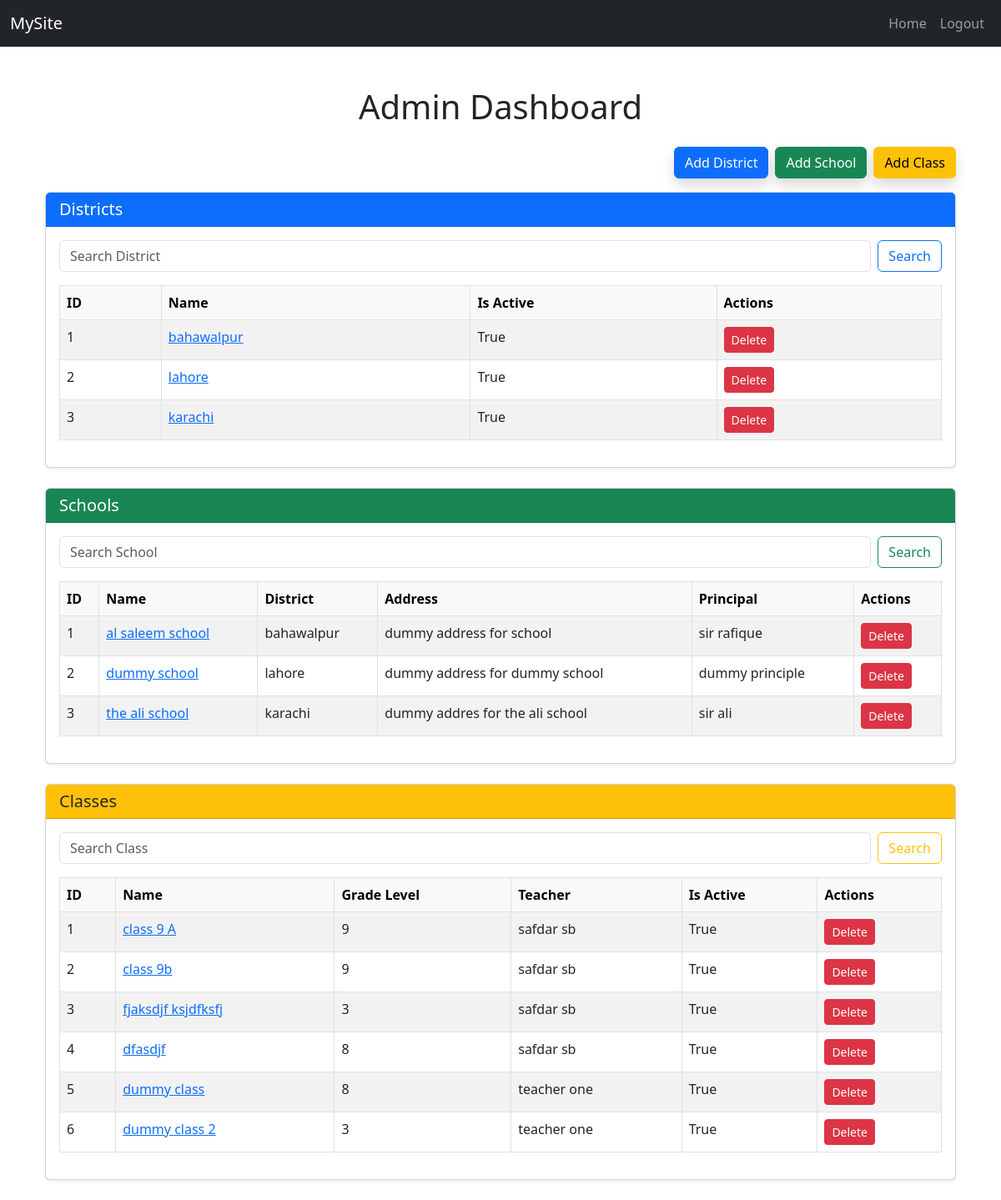
Before: /user/admin/dashboard/ (signed in) with the older database file.
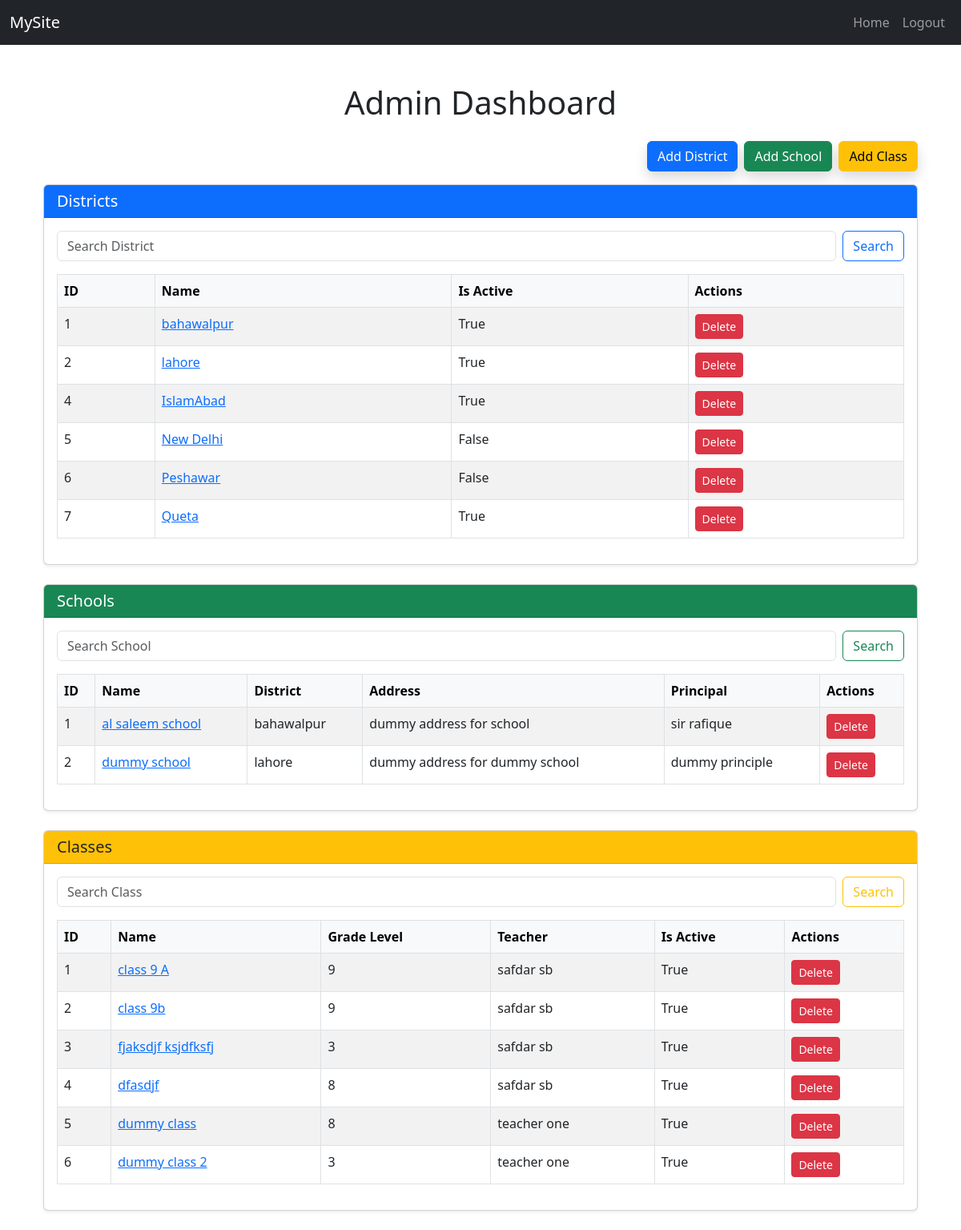
After: the same page with the newer database file.
### school/models.py (models this page shows, shortened)
class District(models.Model):
    id = models.AutoField(primary_key=True)
    name = models.CharField(max_length=255, unique=True, verbose_name="District Name")
    create_time = models.DateTimeField(auto_now_add=True, verbose_name="Created At")
    is_active = models.BooleanField(default=True, verbose_name="Is Active")
    def __str__(self):
        return self.name

class School(models.Model):
    id = models.AutoField(primary_key = True)
    name = models.CharField(max_length=255, unique=True, verbose_name="School")
    address = models.TextField(verbose_name="Address")
    principal = models.CharField(max_length=255)
    district = models.ForeignKey(District, on_delete=CASCADE, related_name="school_district")
    created_at = models.DateTimeField(auto_now_add=True)
    is_active = models.BooleanField(default=True, verbose_name="Is Active")
    def __str__(self):
        return self.name

class ClassRoom(models.Model):
    name = models.CharField(max_length=100)
    grade_level= models.IntegerField(validators=[validate_grade_level])
    school = models.ForeignKey(School, on_delete=models.CASCADE, related_name='classes')
    assigned_teacher = models.ForeignKey(
        User,
        on_delete=models.SET_NULL,
        null=True,
        blank=True,
        limit_choices_to={'role': 'teacher'},
        related_name='teaching_classes'
    )
    students = models.ManyToManyField(
        User,
        blank=True,
        limit_choices_to={'role': 'student'},
        related_name='enrolled_classes'
    )
    is_active = models.BooleanField(default=True, verbose_name="Is Active")
    created_at = models.DateTimeField(auto_now_add=True)
    class Meta:
        unique_together = ('name', 'school')  #here ensuring classname should be unique, we fullfilled one section or multiple section requirements here

### users/models.py (models this page shows)
class User(AbstractBaseUser, PermissionsMixin):
    ROLE_CHOICES = [
        ('admin', 'Admin'),
        ('teacher', 'Teacher'),
        ('student', 'Student'),
    ]
    email = models.EmailField(unique=True)
    full_name = models.CharField(max_length=255)
    is_active = models.BooleanField(default=True)
    is_staff = models.BooleanField(default=False)
    school = models.ForeignKey("school.School", on_delete=models.SET_NULL, null=True, blank=True)
    role = models.CharField(max_length=20, choices=ROLE_CHOICES, default='student')
    date_joined = models.DateTimeField(auto_now_add=True)
    objects = CustomUserManager()
    USERNAME_FIELD = 'email'
    REQUIRED_FIELDS = ['full_name']
    def __str__(self):
        return self.email
    def get_full_name(self):
        return self.full_name

### users/views.py (the view)
# urls.py: path('admin/dashboard/', views.admin_dashboard, name='admin_dashboard'),
@admin_required
def admin_dashboard(request):
    districts = District.objects.all()
    schools = School.objects.all()
    classes = ClassRoom.objects.all()
    district_form = DistrictForm()
    school_form = SchoolForm()
    class_form = ClassForm()
    district_search_query = request.GET.get('district_search')
    if district_search_query:
        districts = districts.filter(name__icontain=district_search_query)
    school_search_query = request.GET.get('school_search')
    if school_search_query:
        schools = schools.filter(name__icontain = school_search_query)
    class_search_query = request.GET.get('class_search')
    if class_search_query:
        classes = classes.filter(name__icontain = class_search_query)
    selected_district_id = request.GET.get('district_id')
    if selected_district_id:
        schools = schools.filter(district_id = selected_district_id)
    if request.method == 'POST' and 'add_district' in request.POST:
        district_form = DistrictForm(request.POST)
        if district_form.is_valid():
            district_form.save()
            return redirect('admin_dashboard')
    if request.method == 'POST' and 'add_school' in request.POST:
        school_form = SchoolForm(request.POST)
        if school_form:
            school_form.save()
            return redirect('admin_dashboard')
    selected_school_id = request.GET.get('school_id')
    if selected_school_id:
        classes = classes.filter(school_id = selected_school_id)
    if request.method == 'POST' and 'add_class' in request.POST:
        class_form = ClassForm(request.POST)
        if class_form.is_valid():
            class_form.save()
            return redirect('admin_dashboard')
    context = {
        'districts': districts,
        'schools': schools,
        'district_form':district_form,
        'school_form': school_form,
        'selected_district_id':selected_district_id,
        'classes': classes,
        'class_form': class_form,
        'selected_school_id': selected_school_id
    }
    return render(request, 'admin_dashboard.html', context)

### school/forms.py
class DistrictForm(forms.ModelForm):
    class Meta:
        model = District
        fields = ['name', 'is_active']

class SchoolForm(forms.ModelForm):
    class Meta:
        model = School
        fields = ['name', 'address','district', 'principal', 'is_active']

### users/templates/admin_dashboard.html (shortened to what this page needs)
{% extends 'base.html' %}
{% block content %}
<div class="container mt-5">
    <h1 class="text-center mb-4">Admin Dashboard</h1>
    <div class="d-flex justify-content-end mb-3 gap-2">
        <button class="btn btn-primary shadow" data-bs-toggle="modal" data-bs-target="#addDistrictModal">Add District</button>
        <button class="btn btn-success shadow" data-bs-toggle="modal" data-bs-target="#addSchoolModal">Add School</button>
        <button class="btn btn-warning shadow" data-bs-toggle="modal" data-bs-target="#addClassModal">Add Class</button>
    </div>
    <div class="card shadow-sm mb-4">
        <div class="card-header bg-primary text-white">
            <h5 class="mb-0">Districts</h5>
        </div>
        <div class="card-body">
            <form method="get" class="mb-3 d-flex gap-2">
                <input type="text" name="district_search" class="form-control" placeholder="Search District" value="{{ request.GET.district_search }}">
                <button type="submit" class="btn btn-outline-primary">Search</button>
            </form>
            <table class="table table-bordered table-hover table-striped">
                <thead class="table-light">
                    <tr>
                        <th>ID</th>
                        <th>Name</th>
                        <th>Is Active</th>
                        <th>Actions</th>
                    </tr>
                </thead>
                <tbody>
                    {% for district in districts %}
                    <tr>
                        <td>{{ district.id }}</td>
                        <td><a href="{% url 'admin_dashboard' %}?district_id={{ district.id }}">{{ district.name }}</a></td>
                        <td>{{ district.is_active }}</td>
                        <td><a href="{% url 'delete_district' district.id %}" class="btn btn-sm btn-danger">Delete</a></td>
                    </tr>
                    {% empty %}
                    <tr><td colspan="4" class="text-center">No District Found</td></tr>
                    {% endfor %}
                </tbody>
            </table>
        </div>
    </div>
    <div class="card shadow-sm mb-4">
        <div class="card-header bg-success text-white">
            <h5 class="mb-0">Schools {% if selected_district_id %}(Filtered by District ID {{ selected_district_id }}){% endif %}</h5>
        </div>
        <div class="card-body">
            <form method="get" class="mb-3 d-flex gap-2">
                <input type="text" name="school_search" class="form-control" placeholder="Search School" value="{{ request.GET.school_search }}">
                <button type="submit" class="btn btn-outline-success">Search</button>
            </form>
            <table class="table table-bordered table-hover table-striped">
                <thead class="table-light">
                    <tr>
                        <th>ID</th>
                        <th>Name</th>
                        <th>District</th>
                        <th>Address</th>
                        <th>Principal</th>
                        <th>Actions</th>
                    </tr>
                </thead>
                <tbody>
                    {% for school in schools %}
                    <tr>
                        <td>{{ school.id }}</td>
                        <td><a href="{% url 'admin_dashboard' %}?school_id={{ school.id }}&district_id={{ school.district.id }}">{{ school.name }}</a></td>
                        <td>{{ school.district.name }}</td>
                        <td>{{ school.address }}</td>
                        <td>{{ school.principal }}</td>
                        <td><a href="{% url 'delete_school' school.id %}" class="btn btn-sm btn-danger">Delete</a></td>
                    </tr>
                    {% empty %}
                    <tr><td colspan="6" class="text-center">No Schools Found</td></tr>
                    {% endfor %}
                </tbody>
            </table>
        </div>
    </div>
    <div class="card shadow-sm mb-4">
        <div class="card-header bg-warning text-dark">
            <h5 class="mb-0">Classes {% if selected_school_id %}(Filtered by School ID {{ selected_school_id }}){% endif %}</h5>
        </div>
        <div class="card-body">
            <form method="get" class="mb-3 d-flex gap-2">
                <input type="text" name="class_search" class="form-control" placeholder="Search Class" value="{{ request.GET.class_search }}">
                <button type="submit" class="btn btn-outline-warning">Search</button>
            </form>
            <table class="table table-bordered table-hover table-striped">
                <thead class="table-light">
                    <tr>
                        <th>ID</th>
                        <th>Name</th>
                        <th>Grade Level</th>
                        <th>Teacher</th>
                        <th>Is Active</th>
                        <th>Actions</th>
                    </tr>
                </thead>
                <tbody>
                    {% for class_ in classes %}
                    <tr>
                        <td>{{ class_.id }}</td>
                        <td>
                            <a href="#" data-bs-toggle="modal" data-bs-target="#classDetailModal{{ class_.id }}">
                                {{ class_.name }}
                            </a>
                        </td>
                        <td>{{ class_.grade_level }}</td>
                        <td>{{ class_.assigned_teacher.full_name }}</td>
                        <td>{{ class_.is_active }}</td>
                        <td><a href="{% url 'delete_class' class_.id %}" class="btn btn-sm btn-danger">Delete</a></td>
                    </tr>
                    {% empty %}
                    <tr><td colspan="6" class="text-center">No Classes Found</td></tr>
                    {% endfor %}
                </tbody>
            </table>
        </div>
    </div>
</div>
{% endblock %}

### core/templates/base.html (shortened to what this page needs)
{% load static %}
<!DOCTYPE html>
<html lang="en">
<head>
    <link rel="stylesheet" href="{% static 'bootstrap/css/bootstrap.min.css' %}">
    <link rel="stylesheet" href="https://cdn.jsdelivr.net/npm/bootstrap@5.3.0/dist/css/bootstrap.min.css">
</head>
<body>
<nav class="navbar navbar-expand-lg navbar-dark bg-dark">
  <div class="container-fluid">
    <a class="navbar-brand" href="/">MySite</a>
    <div class="collapse navbar-collapse" id="navbarNav">
      <ul class="navbar-nav ms-auto">
        <li class="nav-item">
          <a class="nav-link" href="/">Home</a>
        </li>
        {% if user.is_authenticated %}
          <li class="nav-item">
            <a class="nav-link" href="{% url 'logout' %}">Logout</a>
          </li>
        {% endif %}
      </ul>
    </div>
  </div>
</nav>
<div class="container mt-4">
    {% block content %}
    {% endblock %}
</div>
</body>
</html>

Changed rows visible on the page:
removed District: id "3", name "karachi", is_active "True"
removed School: id "3", name "the ali school", district.name "karachi", address "dummy addres for the ali school", principal "sir ali"
added District: id "4", name "IslamAbad", is_active "True"
added District: id "5", name "New Delhi", is_active "False"
added District: id "6", name "Peshawar", is_active "False"
added District: id "7", name "Queta", is_active "True"
